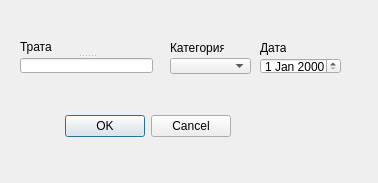
<?xml version="1.0" encoding="UTF-8"?>
<ui version="4.0">
 <class>AppendSpendingWindow</class>
 <widget class="QDialog" name="AppendSpendingWindow">
  <property name="geometry">
   <rect>
    <x>0</x>
    <y>0</y>
    <width>378</width>
    <height>183</height>
   </rect>
  </property>
  <property name="minimumSize">
   <size>
    <width>378</width>
    <height>183</height>
   </size>
  </property>
  <property name="maximumSize">
   <size>
    <width>378</width>
    <height>183</height>
   </size>
  </property>
  <property name="windowTitle">
   <string>Dialog</string>
  </property>
  <widget class="QDialogButtonBox" name="buttonBox_2">
   <property name="geometry">
    <rect>
     <x>60</x>
     <y>110</y>
     <width>171</width>
     <height>32</height>
    </rect>
   </property>
   <property name="orientation">
    <enum>Qt::Horizontal</enum>
   </property>
   <property name="standardButtons">
    <set>QDialogButtonBox::Cancel|QDialogButtonBox::Ok</set>
   </property>
  </widget>
  <widget class="QSplitter" name="splitter">
   <property name="geometry">
    <rect>
     <x>20</x>
     <y>40</y>
     <width>133</width>
     <height>33</height>
    </rect>
   </property>
   <property name="orientation">
    <enum>Qt::Vertical</enum>
   </property>
   <widget class="QLabel" name="label">
    <property name="text">
     <string>Трата</string>
    </property>
   </widget>
   <widget class="QLineEdit" name="spendingLineEdit"/>
  </widget>
  <widget class="QLabel" name="label_2">
   <property name="geometry">
    <rect>
     <x>170</x>
     <y>40</y>
     <width>54</width>
     <height>16</height>
    </rect>
   </property>
   <property name="text">
    <string>Категория</string>
   </property>
  </widget>
  <widget class="QComboBox" name="spendingComboBox">
   <property name="geometry">
    <rect>
     <x>170</x>
     <y>58</y>
     <width>81</width>
     <height>16</height>
    </rect>
   </property>
  </widget>
  <widget class="QDateEdit" name="spendingDateEdit">
   <property name="geometry">
    <rect>
     <x>260</x>
     <y>58</y>
     <width>81</width>
     <height>16</height>
    </rect>
   </property>
  </widget>
  <widget class="QLabel" name="label_3">
   <property name="geometry">
    <rect>
     <x>260</x>
     <y>40</y>
     <width>26</width>
     <height>16</height>
    </rect>
   </property>
   <property name="text">
    <string>Дата</string>
   </property>
  </widget>
  <widget class="QLabel" name="invalidInputLabel">
   <property name="geometry">
    <rect>
     <x>80</x>
     <y>10</y>
     <width>221</width>
     <height>16</height>
    </rect>
   </property>
   <property name="text">
    <string/>
   </property>
  </widget>
 </widget>
 <resources/>
 <connections/>
</ui>
